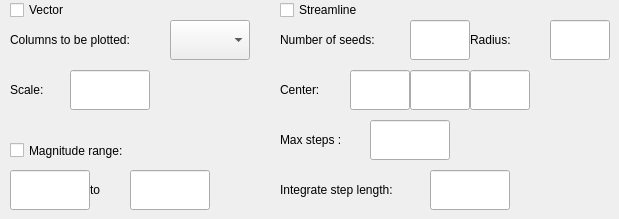
        <widget class="QWidget" name="tab_8">
         <attribute name="title">
          <string>Vector</string>
         </attribute>
         <widget class="QLineEdit" name="seedCenterZ_LE">
          <property name="geometry">
           <rect>
            <x>470</x>
            <y>70</y>
            <width>60</width>
            <height>40</height>
           </rect>
          </property>
         </widget>
         <widget class="QCheckBox" name="vector_CB">
          <property name="geometry">
           <rect>
            <x>10</x>
            <y>0</y>
            <width>86</width>
            <height>20</height>
           </rect>
          </property>
          <property name="text">
           <string>Vector</string>
          </property>
         </widget>
         <widget class="QLineEdit" name="seedRadius_LE">
          <property name="geometry">
           <rect>
            <x>550</x>
            <y>20</y>
            <width>60</width>
            <height>40</height>
           </rect>
          </property>
         </widget>
         <widget class="QLineEdit" name="seedCenterX_LE">
          <property name="geometry">
           <rect>
            <x>350</x>
            <y>70</y>
            <width>60</width>
            <height>40</height>
           </rect>
          </property>
         </widget>
         <widget class="QLabel" name="label_2">
          <property name="geometry">
           <rect>
            <x>10</x>
            <y>20</y>
            <width>160</width>
            <height>40</height>
           </rect>
          </property>
          <property name="text">
           <string>Columns to be plotted:</string>
          </property>
         </widget>
         <widget class="QLineEdit" name="vectorScale_LE">
          <property name="geometry">
           <rect>
            <x>70</x>
            <y>70</y>
            <width>80</width>
            <height>40</height>
           </rect>
          </property>
         </widget>
         <widget class="QLabel" name="label_37">
          <property name="geometry">
           <rect>
            <x>280</x>
            <y>170</y>
            <width>150</width>
            <height>40</height>
           </rect>
          </property>
          <property name="text">
           <string>Integrate step length:</string>
          </property>
         </widget>
         <widget class="QLabel" name="label_4">
          <property name="geometry">
           <rect>
            <x>10</x>
            <y>70</y>
            <width>60</width>
            <height>40</height>
           </rect>
          </property>
          <property name="text">
           <string>Scale:</string>
          </property>
         </widget>
         <widget class="QLineEdit" name="streamStepLength_LE">
          <property name="geometry">
           <rect>
            <x>370</x>
            <y>120</y>
            <width>80</width>
            <height>40</height>
           </rect>
          </property>
         </widget>
         <widget class="QLineEdit" name="streamIntStepLength_LE">
          <property name="geometry">
           <rect>
            <x>430</x>
            <y>170</y>
            <width>80</width>
            <height>40</height>
           </rect>
          </property>
         </widget>
         <widget class="QComboBox" name="vectorChoice">
          <property name="geometry">
           <rect>
            <x>170</x>
            <y>20</y>
            <width>80</width>
            <height>40</height>
           </rect>
          </property>
         </widget>
         <widget class="QLabel" name="label_10">
          <property name="geometry">
           <rect>
            <x>280</x>
            <y>20</y>
            <width>130</width>
            <height>40</height>
           </rect>
          </property>
          <property name="text">
           <string>Number of seeds:</string>
          </property>
         </widget>
         <widget class="QLineEdit" name="seedCenterY_LE">
          <property name="geometry">
           <rect>
            <x>410</x>
            <y>70</y>
            <width>60</width>
            <height>40</height>
           </rect>
          </property>
         </widget>
         <widget class="QLabel" name="label_34">
          <property name="geometry">
           <rect>
            <x>280</x>
            <y>70</y>
            <width>70</width>
            <height>40</height>
           </rect>
          </property>
          <property name="text">
           <string>Center:</string>
          </property>
         </widget>
         <widget class="QLabel" name="label_36">
          <property name="geometry">
           <rect>
            <x>280</x>
            <y>120</y>
            <width>90</width>
            <height>40</height>
           </rect>
          </property>
          <property name="text">
           <string>Max steps :</string>
          </property>
         </widget>
         <widget class="QLineEdit" name="seedNumber_LE">
          <property name="geometry">
           <rect>
            <x>410</x>
            <y>20</y>
            <width>60</width>
            <height>40</height>
           </rect>
          </property>
         </widget>
         <widget class="QLabel" name="label_11">
          <property name="geometry">
           <rect>
            <x>470</x>
            <y>20</y>
            <width>80</width>
            <height>40</height>
           </rect>
          </property>
          <property name="text">
           <string>Radius:</string>
          </property>
         </widget>
         <widget class="QCheckBox" name="streamline_CB">
          <property name="geometry">
           <rect>
            <x>280</x>
            <y>0</y>
            <width>131</width>
            <height>20</height>
           </rect>
          </property>
          <property name="text">
           <string>Streamline</string>
          </property>
         </widget>
         <widget class="QLineEdit" name="vectorValueMax_LE">
          <property name="geometry">
           <rect>
            <x>130</x>
            <y>170</y>
            <width>80</width>
            <height>40</height>
           </rect>
          </property>
         </widget>
         <widget class="QLineEdit" name="vectorValueMin_LE">
          <property name="geometry">
           <rect>
            <x>10</x>
            <y>170</y>
            <width>80</width>
            <height>40</height>
           </rect>
          </property>
         </widget>
         <widget class="QLabel" name="label_7">
          <property name="geometry">
           <rect>
            <x>90</x>
            <y>170</y>
            <width>40</width>
            <height>40</height>
           </rect>
          </property>
          <property name="text">
           <string>to</string>
          </property>
         </widget>
         <widget class="QCheckBox" name="vectorRange_CB">
          <property name="geometry">
           <rect>
            <x>10</x>
            <y>140</y>
            <width>142</width>
            <height>21</height>
           </rect>
          </property>
          <property name="text">
           <string>Magnitude range:</string>
          </property>
         </widget>
        </widget>
